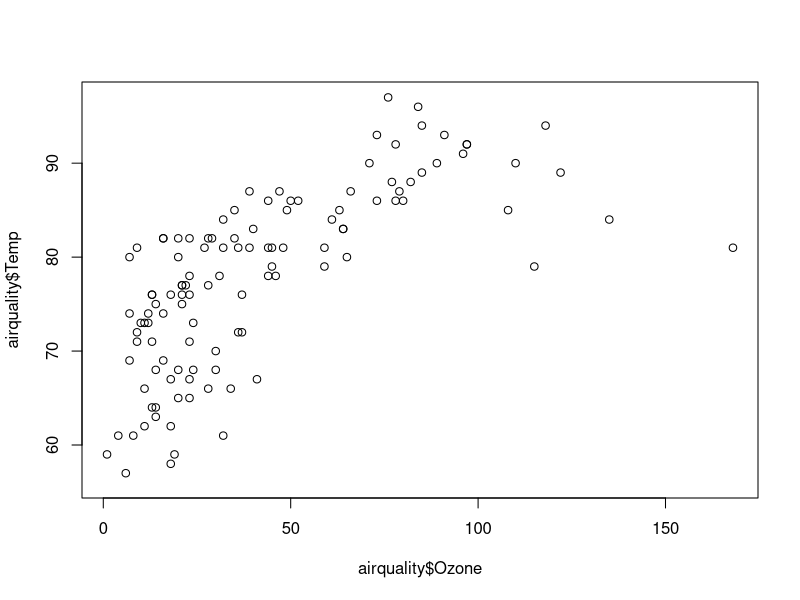
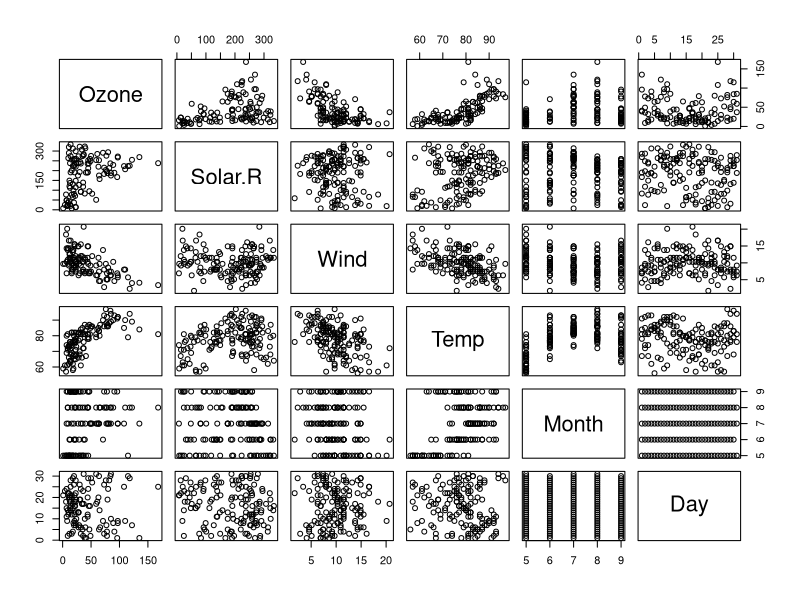
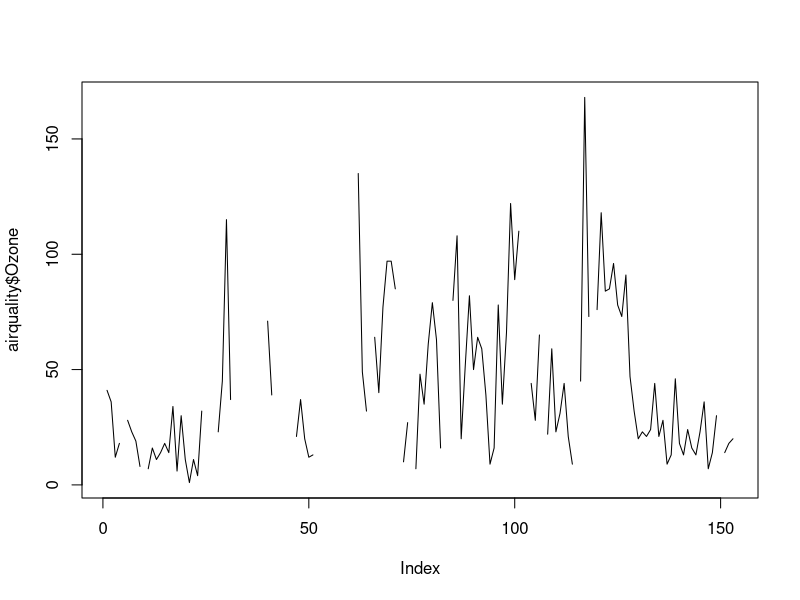
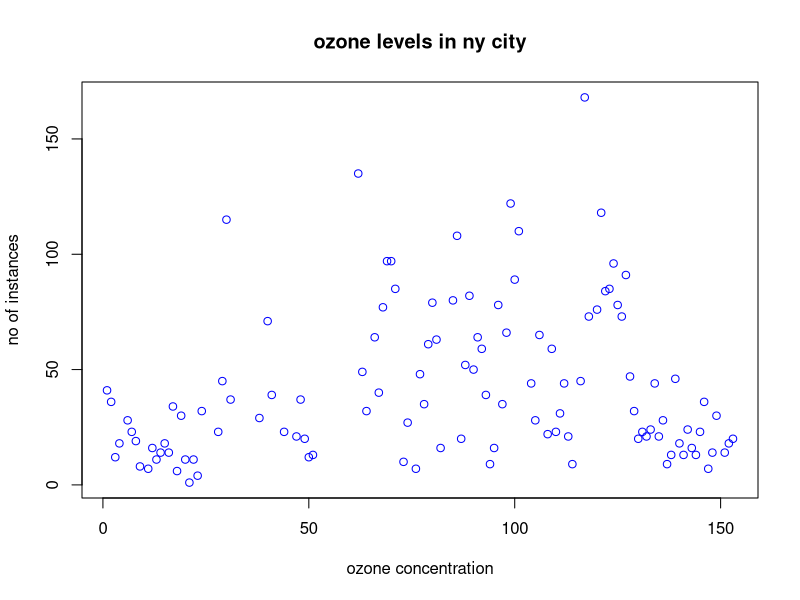
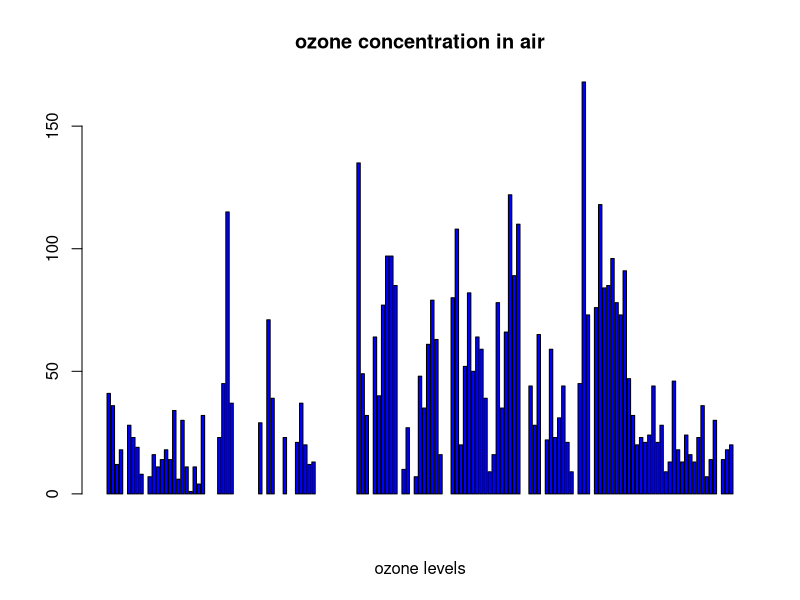
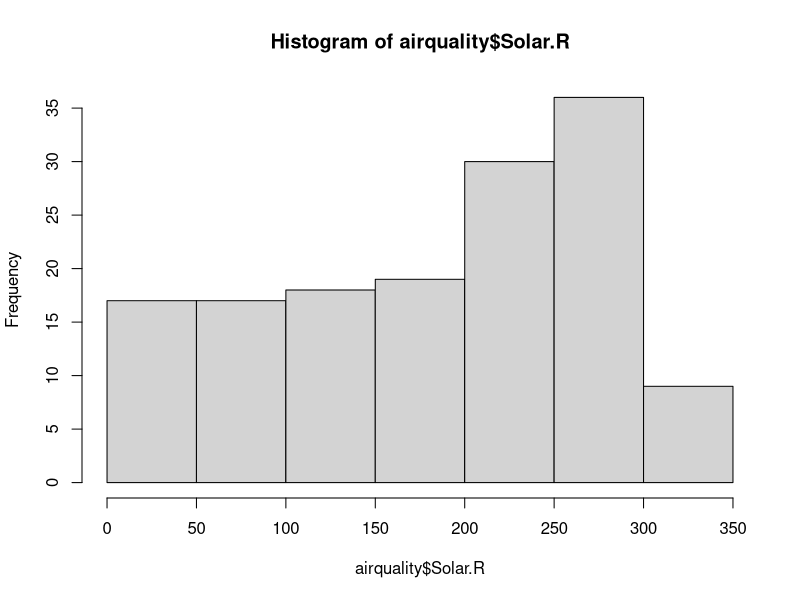
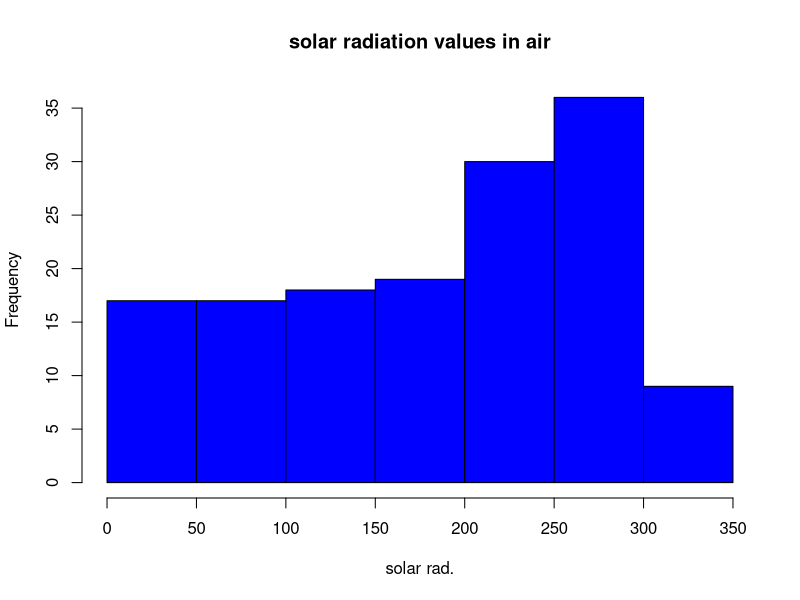
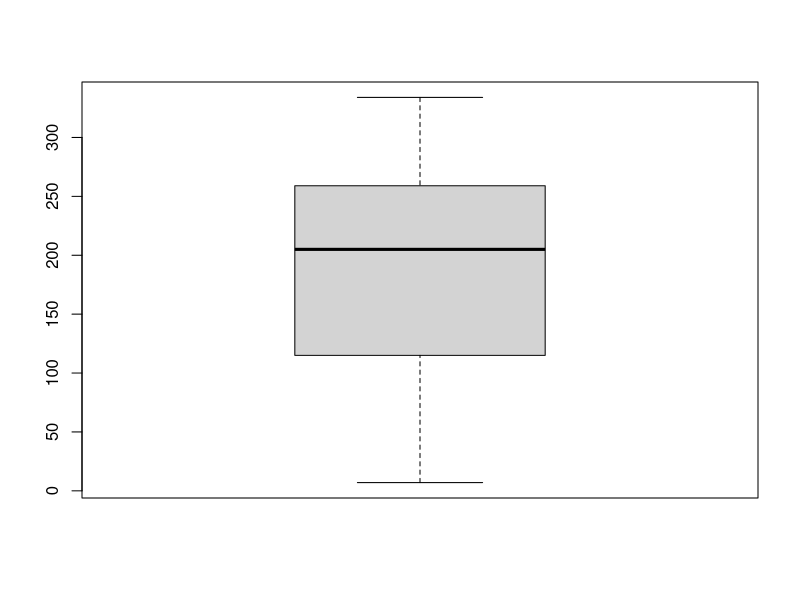

Here is the R script that generated these plots, in order:
head(airquality)
tail(airquality)
airquality[,c(1,2)]
airquality[,c(5,6)]
airquality$Temp

summary(airquality$Temp)
summary(airquality$Ozone)
summary(airquality$Wind)

plot(airquality$Ozone,airquality$Temp)
plot(airquality)
summary(airquality)

summary(airquality$Temp)

plot(airquality$Ozone,type = "l")
plot(airquality$Ozone,xlab = 'ozone concentration',ylab ='no of instances',main = 'ozone levels in ny city',col='blue' )

#barchart
barplot(airquality$Ozone,main = 'ozone concentration in air',xlab = 'ozone levels',col = 'blue',horiz = FALSE)


#histogram
hist(airquality$Solar.R)
hist(airquality$Solar.R,main = "solar radiation values in air",xlab = "solar rad.",col = "blue")

#single box plot
boxplot(airquality$Solar.R)

#multiple boxplot
boxplot(airquality[,1:4],main="multiple")


par(mfrow=c(3,3),mar=c(2,5,2,1),las=0,bty="n")
plot(airquality$Ozone,airquality$Wind)
plot(airquality$Ozone,type = "c")
plot(airquality$Ozone,type = "s")
plot(airquality$Ozone,type = "h")
barplot(airquality$Ozone,main = "ozone concentration in air",xlab = "ozone levels",col = "green",horiz = TRUE)
hist(airquality$Solar.R)
boxplot(airquality$Solar.R)
boxplot(airquality[,1:4],main="multiple boxplots")
plot(airquality$Month)
